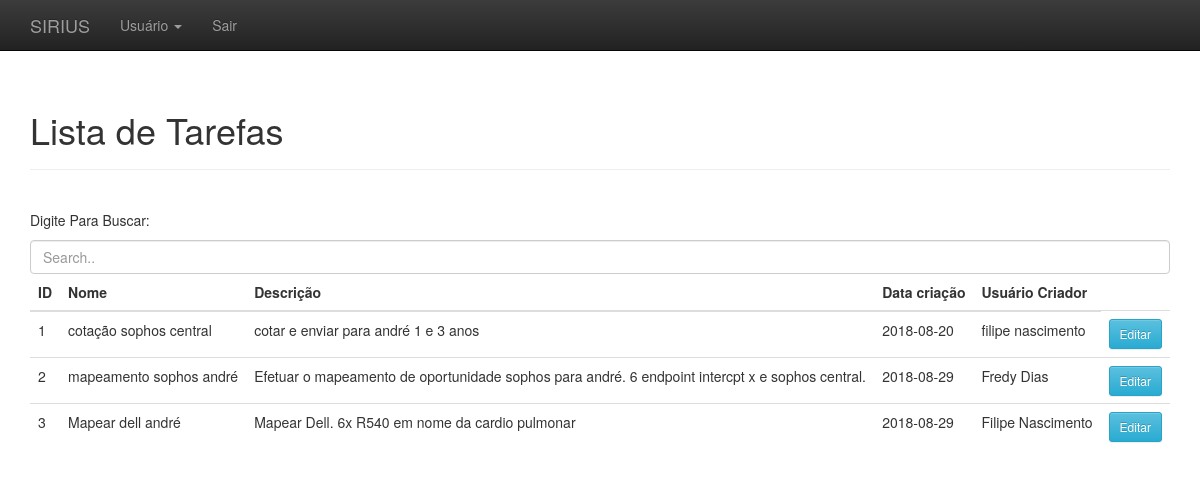
Page /home.php on the earlier database version.
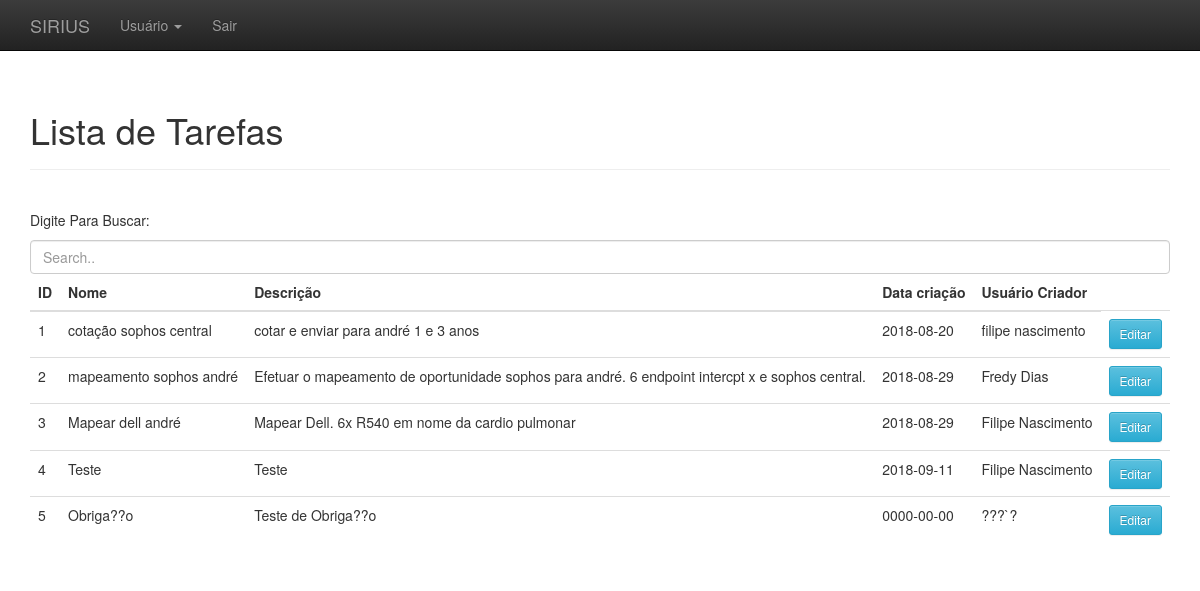
Same page on the later database version.
### tables this page shows
CREATE TABLE `tarefas` (
  `id_tarefas` int(11) NOT NULL,
  `nome_tarefa` varchar(100) NOT NULL,
  `descricao` varchar(500) NOT NULL,
  `data_criacao` date NOT NULL,
  `user_criador` varchar(100) NOT NULL
);

### Home.php (the view, shortened to what this page needs)
<!DOCTYPE html>
<html lang="pt-br">
  <head>
    <link href="css/bootstrap.min.css" rel="stylesheet">
    <link href="css/bootstrap-theme.min.css" rel="stylesheet">
    <link href="css/theme.css" rel="stylesheet">
  </head>
  <body role="document">
	<?php
		include_once("menu_admin.php");
	?>
    <div class="container theme-showcase" role="main">
      <div class="page-header">
        <h1>Lista de Tarefas</h1>
      </div>
      <div class="row">
        <div class="col-md-12">
          <table class="table">
            <table class="table">
            <thead>
              <p>Digite Para Buscar:</p>
  <input class="form-control" id="myInput" type="text" placeholder="Search..">
                <tr>
                <th>ID</th>
                <th>Nome</th>
                <th>Descrição</th>
                <th>Data criação</th>
                <th>Usuário Criador</th>
              </tr>
            </thead>
            <tbody id="myTable">
             <?php
$connection = new mysqli("localhost", "root", "", "basedetestes");
$sql = $connection->query("Select * From tarefas");
if($sql){
    while($exibe = $sql->fetch_assoc()){
        echo"<tr>";
        echo "<td>".$exibe["id_tarefas"]."</td>";
        echo "<td>".$exibe["nome_tarefa"]."</td>";
        echo "<td>".$exibe["descricao"]."</td>";
        echo "<td>".$exibe["data_criacao"]."</td>";
        echo "<td>".$exibe["user_criador"]."</td>";
        echo "<td> <a href='Home.php'><button class='btn btn-sm btn-info btn-block'>Editar</button></a></td>";
        }
    }
?>
            </tbody>
          </table>
        </div>
		</div>
    </div>
  </body>
</html>

### menu_admin.php (shortened to what this page needs)
<nav class="navbar navbar-inverse navbar-fixed-top">
  <div class="container">
	<div class="navbar-header">
	  <a class="navbar-brand" href="Home.php">SIRIUS</a>
	</div>
	<div id="navbar" class="navbar-collapse collapse">
	  <ul class="nav navbar-nav">
		<li class="dropdown">
		  <a href="#" class="dropdown-toggle" data-toggle="dropdown" role="button" aria-haspopup="true" aria-expanded="false">Usuário <span class="caret"></span></a>
		</li>
		<li><a href="sair.php">Sair</a></li>
	  </ul>
	</div>
  </div>
</nav>

### css/theme.css (style rules this page uses)
body { padding-top: 70px; padding-bottom: 30px; }

Differences in the rows shown:
added tarefas: id_tarefas "4", nome_tarefa "Teste", descricao "Teste", data_criacao "2018-09-11", user_criador "Filipe Nascimento"
added tarefas: id_tarefas "5", nome_tarefa "Obriga??o", descricao "Teste de Obriga??o", data_criacao "0000-00-00", user_criador "???`?"
